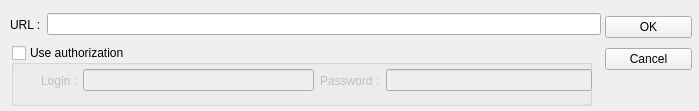
<?xml version="1.0" encoding="UTF-8"?>
<ui version="4.0">
 <class>get_url</class>
 <widget class="QWidget" name="get_url">
  <property name="geometry">
   <rect>
    <x>0</x>
    <y>0</y>
    <width>699</width>
    <height>111</height>
   </rect>
  </property>
  <property name="minimumSize">
   <size>
    <width>699</width>
    <height>111</height>
   </size>
  </property>
  <property name="maximumSize">
   <size>
    <width>699</width>
    <height>111</height>
   </size>
  </property>
  <property name="windowTitle">
   <string>Add URL</string>
  </property>
  <property name="windowIcon">
   <iconset resource="resources.qrc">
    <normaloff>:/icon/icon/logo.png</normaloff>:/icon/icon/logo.png</iconset>
  </property>
  <widget class="QGroupBox" name="use_auth">
   <property name="geometry">
    <rect>
     <x>11</x>
     <y>45</y>
     <width>581</width>
     <height>61</height>
    </rect>
   </property>
   <property name="font">
    <font>
     <weight>50</weight>
     <bold>false</bold>
    </font>
   </property>
   <property name="styleSheet">
    <string notr="true"/>
   </property>
   <property name="title">
    <string>Use authorization</string>
   </property>
   <property name="flat">
    <bool>false</bool>
   </property>
   <property name="checkable">
    <bool>true</bool>
   </property>
   <property name="checked">
    <bool>false</bool>
   </property>
   <widget class="QWidget" name="layoutWidget">
    <property name="geometry">
     <rect>
      <x>30</x>
      <y>20</y>
      <width>551</width>
      <height>31</height>
     </rect>
    </property>
    <layout class="QHBoxLayout" name="horizontalLayout_4">
     <item>
      <layout class="QHBoxLayout" name="horizontalLayout_2">
       <item>
        <widget class="QLabel" name="label_2">
         <property name="text">
          <string>Login :</string>
         </property>
        </widget>
       </item>
       <item>
        <widget class="QLineEdit" name="le_login"/>
       </item>
      </layout>
     </item>
     <item>
      <layout class="QHBoxLayout" name="horizontalLayout_3">
       <item>
        <widget class="QLabel" name="label_3">
         <property name="text">
          <string>Password :</string>
         </property>
        </widget>
       </item>
       <item>
        <widget class="QLineEdit" name="le_pass"/>
       </item>
      </layout>
     </item>
    </layout>
   </widget>
  </widget>
  <widget class="QWidget" name="layoutWidget_2">
   <property name="geometry">
    <rect>
     <x>605</x>
     <y>12</y>
     <width>87</width>
     <height>62</height>
    </rect>
   </property>
   <layout class="QVBoxLayout" name="verticalLayout">
    <item>
     <widget class="QPushButton" name="btn_ok">
      <property name="text">
       <string>OK</string>
      </property>
     </widget>
    </item>
    <item>
     <widget class="QPushButton" name="btn_cancel">
      <property name="text">
       <string>Cancel</string>
      </property>
     </widget>
    </item>
   </layout>
  </widget>
  <widget class="QWidget" name="layoutWidget_3">
   <property name="geometry">
    <rect>
     <x>10</x>
     <y>10</y>
     <width>591</width>
     <height>29</height>
    </rect>
   </property>
   <layout class="QHBoxLayout" name="horizontalLayout">
    <item>
     <widget class="QLabel" name="label">
      <property name="text">
       <string>URL :</string>
      </property>
     </widget>
    </item>
    <item>
     <widget class="QLineEdit" name="le_url"/>
    </item>
   </layout>
  </widget>
 </widget>
 <resources>
  <include location="resources.qrc"/>
 </resources>
 <connections/>
</ui>
